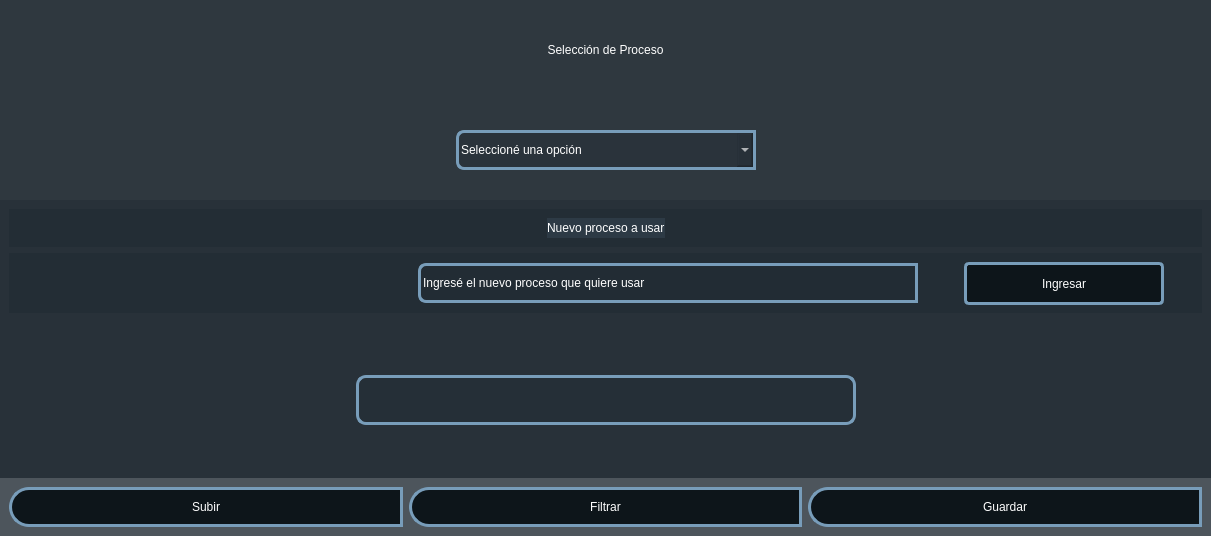
            <widget class="QWidget" name="page_equipo2">
             <property name="styleSheet">
              <string notr="true">background-color:rgba(27, 38, 47,100);</string>
             </property>
             <layout class="QVBoxLayout" name="verticalLayout_5" stretch="8,1">
              <property name="spacing">
               <number>0</number>
              </property>
              <property name="leftMargin">
               <number>0</number>
              </property>
              <property name="topMargin">
               <number>0</number>
              </property>
              <property name="rightMargin">
               <number>0</number>
              </property>
              <property name="bottomMargin">
               <number>0</number>
              </property>
              <item>
               <widget class="QWidget" name="widget_5" native="true">
                <layout class="QVBoxLayout" name="verticalLayout_6" stretch="0">
                 <property name="spacing">
                  <number>0</number>
                 </property>
                 <property name="leftMargin">
                  <number>0</number>
                 </property>
                 <property name="topMargin">
                  <number>0</number>
                 </property>
                 <property name="rightMargin">
                  <number>0</number>
                 </property>
                 <property name="bottomMargin">
                  <number>0</number>
                 </property>
                 <item>
                  <widget class="QWidget" name="widget_8" native="true">
                   <property name="styleSheet">
                    <string notr="true"/>
                   </property>
                   <layout class="QVBoxLayout" name="verticalLayout_10">
                    <property name="spacing">
                     <number>0</number>
                    </property>
                    <property name="leftMargin">
                     <number>0</number>
                    </property>
                    <property name="topMargin">
                     <number>0</number>
                    </property>
                    <property name="rightMargin">
                     <number>0</number>
                    </property>
                    <property name="bottomMargin">
                     <number>0</number>
                    </property>
                    <item>
                     <widget class="QLabel" name="label_5">
                      <property name="minimumSize">
                       <size>
                        <width>0</width>
                        <height>100</height>
                       </size>
                      </property>
                      <property name="maximumSize">
                       <size>
                        <width>16777215</width>
                        <height>100</height>
                       </size>
                      </property>
                      <property name="styleSheet">
                       <string notr="true">font:87 14pt &quot;Arial &quot;;
color:rgb(255, 255, 255);</string>
                      </property>
                      <property name="text">
                       <string>Selección de Proceso</string>
                      </property>
                      <property name="alignment">
                       <set>Qt::AlignCenter</set>
                      </property>
                     </widget>
                    </item>
                    <item>
                     <widget class="QWidget" name="widget_12" native="true">
                      <property name="minimumSize">
                       <size>
                        <width>0</width>
                        <height>100</height>
                       </size>
                      </property>
                      <property name="maximumSize">
                       <size>
                        <width>16777215</width>
                        <height>100</height>
                       </size>
                      </property>
                      <layout class="QHBoxLayout" name="horizontalLayout_9">
                       <property name="spacing">
                        <number>0</number>
                       </property>
                       <property name="leftMargin">
                        <number>0</number>
                       </property>
                       <property name="topMargin">
                        <number>0</number>
                       </property>
                       <property name="rightMargin">
                        <number>0</number>
                       </property>
                       <property name="bottomMargin">
                        <number>0</number>
                       </property>
                       <item>
                        <spacer name="horizontalSpacer_18">
                         <property name="orientation">
                          <enum>Qt::Horizontal</enum>
                         </property>
                         <property name="sizeHint" stdset="0">
                          <size>
                           <width>263</width>
                           <height>20</height>
                          </size>
                         </property>
                        </spacer>
                       </item>
                       <item>
                        <widget class="QComboBox" name="proceso2">
                         <property name="minimumSize">
                          <size>
                           <width>300</width>
                           <height>40</height>
                          </size>
                         </property>
                         <property name="maximumSize">
                          <size>
                           <width>300</width>
                           <height>40</height>
                          </size>
                         </property>
                         <property name="styleSheet">
                          <string notr="true">	background-color:rgba(33, 43, 51,100);
font: 87 12pt &quot;Arial &quot;;
border-top-left-radius:8px;
border-bottom-left-radius:8px;
color: rgb(255, 255, 255);
border:3px solid rgb(120,157,186);</string>
                         </property>
                         <item>
                          <property name="text">
                           <string>Seleccioné una opción</string>
                          </property>
                         </item>
                         <item>
                          <property name="text">
                           <string>Concentración de Fósforo</string>
                          </property>
                         </item>
                         <item>
                          <property name="text">
                           <string>Clorofila</string>
                          </property>
                         </item>
                         <item>
                          <property name="text">
                           <string>Otro</string>
                          </property>
                         </item>
                        </widget>
                       </item>
                       <item>
                        <spacer name="horizontalSpacer_11">
                         <property name="orientation">
                          <enum>Qt::Horizontal</enum>
                         </property>
                         <property name="sizeHint" stdset="0">
                          <size>
                           <width>40</width>
                           <height>20</height>
                          </size>
                         </property>
                        </spacer>
                       </item>
                      </layout>
                     </widget>
                    </item>
                    <item>
                     <widget class="QWidget" name="widget_13" native="true">
                      <property name="maximumSize">
                       <size>
                        <width>16777215</width>
                        <height>300</height>
                       </size>
                      </property>
                      <layout class="QVBoxLayout" name="verticalLayout_11" stretch="0,5">
                       <property name="spacing">
                        <number>0</number>
                       </property>
                       <property name="leftMargin">
                        <number>0</number>
                       </property>
                       <property name="topMargin">
                        <number>0</number>
                       </property>
                       <property name="rightMargin">
                        <number>0</number>
                       </property>
                       <property name="bottomMargin">
                        <number>0</number>
                       </property>
                       <item>
                        <widget class="QWidget" name="newproces" native="true">
                         <property name="styleSheet">
                          <string notr="true">QFrame{	
	
	
	
	background-color: rgba(61, 80, 95,100);
	
}
QPushButton{
padding:10px;
border-radius:5px;	
font:87 10pt &quot;Arial &quot;;
	background-color:rgb(13, 21, 26);
border:3px solid rgb(120,157,186);

color:rgb(253, 253, 253);

}
QPushButton:hover{

background-color:rgb(120, 157, 186);}</string>
                         </property>
                         <layout class="QVBoxLayout" name="verticalLayout_13">
                          <item>
                           <widget class="QWidget" name="widget_17" native="true">
                            <property name="minimumSize">
                             <size>
                              <width>0</width>
                              <height>0</height>
                             </size>
                            </property>
                            <property name="maximumSize">
                             <size>
                              <width>16777215</width>
                              <height>60</height>
                             </size>
                            </property>
                            <layout class="QHBoxLayout" name="horizontalLayout_17">
                             <item>
                              <spacer name="horizontalSpacer_21">
                               <property name="orientation">
                                <enum>Qt::Horizontal</enum>
                               </property>
                               <property name="sizeHint" stdset="0">
                                <size>
                                 <width>327</width>
                                 <height>20</height>
                                </size>
                               </property>
                              </spacer>
                             </item>
                             <item>
                              <widget class="QLabel" name="label_11">
                               <property name="styleSheet">
                                <string notr="true">font:87 14pt &quot;Arial &quot;;
color:rgb(255, 255, 255);</string>
                               </property>
                               <property name="text">
                                <string>Nuevo proceso a usar</string>
                               </property>
                              </widget>
                             </item>
                             <item>
                              <spacer name="horizontalSpacer_22">
                               <property name="orientation">
                                <enum>Qt::Horizontal</enum>
                               </property>
                               <property name="sizeHint" stdset="0">
                                <size>
                                 <width>326</width>
                                 <height>20</height>
                                </size>
                               </property>
                              </spacer>
                             </item>
                            </layout>
                           </widget>
                          </item>
                          <item>
                           <widget class="QWidget" name="widget_16" native="true">
                            <property name="minimumSize">
                             <size>
                              <width>0</width>
                              <height>0</height>
                             </size>
                            </property>
                            <property name="maximumSize">
                             <size>
                              <width>16777215</width>
                              <height>60</height>
                             </size>
                            </property>
                            <layout class="QHBoxLayout" name="horizontalLayout_10">
                             <item>
                              <spacer name="horizontalSpacer_19">
                               <property name="orientation">
                                <enum>Qt::Horizontal</enum>
                               </property>
                               <property name="sizeHint" stdset="0">
                                <size>
                                 <width>400</width>
                                 <height>20</height>
                                </size>
                               </property>
                              </spacer>
                             </item>
                             <item>
                              <widget class="QLineEdit" name="dato1">
                               <property name="minimumSize">
                                <size>
                                 <width>500</width>
                                 <height>0</height>
                                </size>
                               </property>
                               <property name="maximumSize">
                                <size>
                                 <width>500</width>
                                 <height>40</height>
                                </size>
                               </property>
                               <property name="styleSheet">
                                <string notr="true">	background-color:rgba(33, 43, 51,100);
font: 87 12pt &quot;Arial &quot;;
border-top-left-radius:8px;
border-bottom-left-radius:8px;
color: rgb(255, 255, 255);
border:3px solid rgb(120,157,186);</string>
                               </property>
                               <property name="text">
                                <string>Ingresé el nuevo proceso que quiere usar </string>
                               </property>
                              </widget>
                             </item>
                             <item>
                              <spacer name="horizontalSpacer_20">
                               <property name="orientation">
                                <enum>Qt::Horizontal</enum>
                               </property>
                               <property name="sizeHint" stdset="0">
                                <size>
                                 <width>40</width>
                                 <height>20</height>
                                </size>
                               </property>
                              </spacer>
                             </item>
                             <item>
                              <widget class="QPushButton" name="bt_ingresar">
                               <property name="minimumSize">
                                <size>
                                 <width>200</width>
                                 <height>43</height>
                                </size>
                               </property>
                               <property name="maximumSize">
                                <size>
                                 <width>200</width>
                                 <height>43</height>
                                </size>
                               </property>
                               <property name="text">
                                <string>Ingresar</string>
                               </property>
                               <property name="icon">
                                <iconset resource="recursos.qrc">
                                 <normaloff>:/iconos/icons/corner-left-up.svg</normaloff>:/iconos/icons/corner-left-up.svg</iconset>
                               </property>
                               <property name="iconSize">
                                <size>
                                 <width>25</width>
                                 <height>25</height>
                                </size>
                               </property>
                              </widget>
                             </item>
                             <item>
                              <spacer name="horizontalSpacer_12">
                               <property name="orientation">
                                <enum>Qt::Horizontal</enum>
                               </property>
                               <property name="sizeHint" stdset="0">
                                <size>
                                 <width>29</width>
                                 <height>35</height>
                                </size>
                               </property>
                              </spacer>
                             </item>
                            </layout>
                           </widget>
                          </item>
                         </layout>
                        </widget>
                       </item>
                       <item>
                        <widget class="QWidget" name="widget_15" native="true">
                         <property name="minimumSize">
                          <size>
                           <width>0</width>
                           <height>0</height>
                          </size>
                         </property>
                         <property name="maximumSize">
                          <size>
                           <width>16777215</width>
                           <height>200</height>
                          </size>
                         </property>
                         <layout class="QHBoxLayout" name="horizontalLayout_16">
                          <item>
                           <spacer name="horizontalSpacer_13">
                            <property name="orientation">
                             <enum>Qt::Horizontal</enum>
                            </property>
                            <property name="sizeHint" stdset="0">
                             <size>
                              <width>211</width>
                              <height>138</height>
                             </size>
                            </property>
                           </spacer>
                          </item>
                          <item>
                           <widget class="QLabel" name="label_6">
                            <property name="minimumSize">
                             <size>
                              <width>500</width>
                              <height>50</height>
                             </size>
                            </property>
                            <property name="maximumSize">
                             <size>
                              <width>500</width>
                              <height>50</height>
                             </size>
                            </property>
                            <property name="styleSheet">
                             <string notr="true">font: 87 12pt &quot;Arial Black&quot;;
	background-color:rgba(33, 43, 51,100);
color: rgb(255, 255, 255);
border-top-left-radius:10px;
border-bottom-left-radius:10px;
border-top-right-radius:10px;
border-bottom-right-radius:10px;
border:3px solid rgb(120,157,186);</string>
                            </property>
                            <property name="text">
                             <string/>
                            </property>
                            <property name="alignment">
                             <set>Qt::AlignCenter</set>
                            </property>
                           </widget>
                          </item>
                          <item>
                           <spacer name="horizontalSpacer_10">
                            <property name="orientation">
                             <enum>Qt::Horizontal</enum>
                            </property>
                            <property name="sizeHint" stdset="0">
                             <size>
                              <width>189</width>
                              <height>138</height>
                             </size>
                            </property>
                           </spacer>
                          </item>
                         </layout>
                        </widget>
                       </item>
                      </layout>
                     </widget>
                    </item>
                   </layout>
                  </widget>
                 </item>
                </layout>
               </widget>
              </item>
              <item>
               <widget class="QWidget" name="widget_6" native="true">
                <property name="styleSheet">
                 <string notr="true">QWidget{
	
	background-color:rgba(24, 34, 43,100);
	
}


QPushButton{
border-color:rgb(23, 2, 127);
	border-right-color: rgb(0, 0, 0);
	
font:87 12pt &quot;Arial&quot;;

	background-color:rgb(13, 21, 26);
border-top-left-radius:20px;
border-bottom-left-radius:20px;
	color:rgb(253, 253, 253);
border:3px solid rgb(120,157,186);

}
QPushButton:hover{

background-color:rgb(120, 157, 186);
border-top-left-radius:20px;
border-bottom-left-radius:20px;

font:87 12pt &quot;Arial Black&quot;;}



</string>
                </property>
                <layout class="QHBoxLayout" name="horizontalLayout_4">
                 <item>
                  <widget class="QPushButton" name="bt_load2">
                   <property name="minimumSize">
                    <size>
                     <width>0</width>
                     <height>40</height>
                    </size>
                   </property>
                   <property name="text">
                    <string>Subir</string>
                   </property>
                   <property name="icon">
                    <iconset resource="recursos.qrc">
                     <normaloff>:/iconos/icons/upload.svg</normaloff>:/iconos/icons/upload.svg</iconset>
                   </property>
                   <property name="iconSize">
                    <size>
                     <width>30</width>
                     <height>30</height>
                    </size>
                   </property>
                  </widget>
                 </item>
                 <item>
                  <widget class="QPushButton" name="bt_filter2">
                   <property name="minimumSize">
                    <size>
                     <width>0</width>
                     <height>40</height>
                    </size>
                   </property>
                   <property name="styleSheet">
                    <string notr="true"/>
                   </property>
                   <property name="text">
                    <string>Filtrar</string>
                   </property>
                   <property name="icon">
                    <iconset resource="recursos.qrc">
                     <normaloff>:/iconos/icons/filter.svg</normaloff>:/iconos/icons/filter.svg</iconset>
                   </property>
                   <property name="iconSize">
                    <size>
                     <width>30</width>
                     <height>30</height>
                    </size>
                   </property>
                  </widget>
                 </item>
                 <item>
                  <widget class="QPushButton" name="bt_save2">
                   <property name="minimumSize">
                    <size>
                     <width>0</width>
                     <height>40</height>
                    </size>
                   </property>
                   <property name="text">
                    <string>Guardar</string>
                   </property>
                   <property name="icon">
                    <iconset resource="recursos.qrc">
                     <normaloff>:/iconos/icons/save.svg</normaloff>:/iconos/icons/save.svg</iconset>
                   </property>
                   <property name="iconSize">
                    <size>
                     <width>30</width>
                     <height>30</height>
                    </size>
                   </property>
                  </widget>
                 </item>
                </layout>
               </widget>
              </item>
             </layout>
            </widget>
